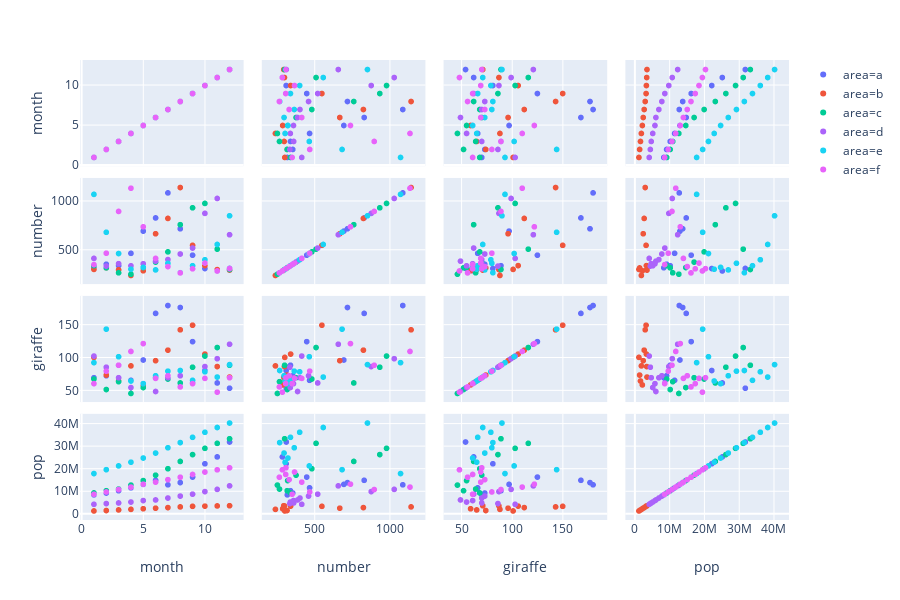

Notebook code for this chart:
### Code cell
px.scatter_matrix(dataset, dimensions=["giraffe", "number", "pop", "month"], color="area")

### Figure 1 — Plotly figure (JSON) as saved in the notebook; plotly's stock layout.template omitted (floating-point values rounded to 4 significant figures)
{"data": [{"dimensions": [{"axis": {"matches": true}, "label": "month", "values": [1, 2, 3, 4, 5, 6, 7, 8, 9, 10, 11, 12]}, {"axis": {"matches": true}, "label": "number", "values": [320, 356, 341, 468, 696, 831, 1088, 720, 449, 312, 287, 313]}, {"axis": {"matches": true}, "label": "giraffe", "values": [70, 73, 89, 66, 97, 168, 180, 177, 125, 81, 62, 54]}, {"axis": {"matches": true}, "label": "pop", "values": [8425333, 9240934, 10267083, 11537966, 13079460, 14880372, 12881816, 13867957, 16317921, 22227415, 25268405, 31889923]}], "legendgroup": "area=a", "marker": {"color": "#636efa", "symbol": "circle"}, "name": "area=a", "showlegend": true, "type": "splom", "uid": "eb459abf-42f6-44d0-bc18-0a25141c7f8b"}, {"dimensions": [{"axis": {"matches": true}, "label": "month", "values": [1, 2, 3, 4, 5, 6, 7, 8, 9, 10, 11, 12]}, {"axis": {"matches": true}, "label": "number", "values": [303, 318, 299, 241, 289, 669, 826, 1143, 550, 342, 301, 296]}, {"axis": {"matches": true}, "label": "giraffe", "values": [101, 74, 65, 88, 59, 96, 112, 143, 150, 106, 87, 71]}, {"axis": {"matches": true}, "label": "pop", "values": [1282697, 1476505, 1728137, 1984060, 2263554, 2509048, 2780097, 3075321, 3326498, 3428038, 3508512, 3600523]}], "legendgroup": "area=b", "marker": {"color": "#EF553B", "symbol": "circle"}, "name": "area=b", "showlegend": true, "type": "splom", "uid": "73ac68c2-4564-471b-ae03-1d8bc9744702"}, {"dimensions": [{"axis": {"matches": true}, "label": "month", "values": [1, 2, 3, 4, 5, 6, 7, 8, 9, 10, 11, 12]}, {"axis": {"matches": true}, "label": "number", "values": [341, 319, 268, 254, 322, 378, 483, 762, 935, 980, 511, 302]}, {"axis": {"matches": true}, "label": "giraffe", "values": [68, 52, 64, 46, 55, 70, 68, 62, 86, 103, 116, 89]}, {"axis": {"matches": true}, "label": "pop", "values": [9279525, 10270856, 11000948, 12760499, 14760787, 17152804, 20033753, 23254956, 26298373, 29072015, 31287142, 33333216]}], "legendgroup": "area=c", "marker": {"color": "#00cc96", "symbol": "circle"}, "name": "area=c", "showlegend": true, "type": "splom", "uid": "c220e0e4-3827-4cb6-97b1-2281e32b5257"}, {"dimensions": [{"axis": {"matches": true}, "label": "month", "values": [1, 2, 3, 4, 5, 6, 7, 8, 9, 10, 11, 12]}, {"axis": {"matches": true}, "label": "number", "values": [416, 337, 362, 340, 361, 388, 404, 461, 522, 878, 1031, 659]}, {"axis": {"matches": true}, "label": "giraffe", "values": [103, 86, 70, 55, 61, 49, 70, 73, 62, 87, 99, 121]}, {"axis": {"matches": true}, "label": "pop", "values": [4232095, 4561361, 4826015, 5247469, 5894858, 6162675, 7016384, 7874230, 8735988, 9875024, 10866106, 12420476]}], "legendgroup": "area=d", "marker": {"color": "#ab63fa", "symbol": "circle"}, "name": "area=d", "showlegend": true, "type": "splom", "uid": "09fae45e-5347-4f36-a9a8-c00658156b4e"}, {"dimensions": [{"axis": {"matches": true}, "label": "month", "values": [1, 2, 3, 4, 5, 6, 7, 8, 9, 10, 11, 12]}, {"axis": {"matches": true}, "label": "number", "values": [1073, 684, 466, 305, 324, 298, 366, 269, 341, 402, 559, 853]}, {"axis": {"matches": true}, "label": "giraffe", "values": [93, 144, 102, 65, 61, 73, 80, 81, 66, 79, 71, 90]}, {"axis": {"matches": true}, "label": "pop", "values": [17876956, 19610538, 21283783, 22934225, 24779799, 26983828, 29341374, 31620918, 33958947, 36203463, 38331121, 40301927]}], "legendgroup": "area=e", "marker": {"color": "#19d3f3", "symbol": "circle"}, "name": "area=e", "showlegend": true, "type": "splom", "uid": "86ff6246-ea6e-477b-ae29-039fe9175cac"}, {"dimensions": [{"axis": {"matches": true}, "label": "month", "values": [1, 2, 3, 4, 5, 6, 7, 8, 9, 10, 11, 12]}, {"axis": {"matches": true}, "label": "number", "values": [352, 469, 898, 1136, 740, 416, 332, 267, 309, 368, 287, 311]}, {"axis": {"matches": true}, "label": "giraffe", "values": [61, 80, 89, 110, 122, 69, 73, 56, 61, 69, 48, 70]}, {"axis": {"matches": true}, "label": "pop", "values": [8691212, 9712569, 10794968, 11872264, 13177000, 14074100, 15184200, 16257249, 17481977, 18565243, 19546792, 20434176]}], "legendgroup": "area=f", "marker": {"color": "#e763fa", "symbol": "circle"}, "name": "area=f", "showlegend": true, "type": "splom", "uid": "ecb4ed16-17de-4ef0-ae01-bbfac744a486"}], "layout": {"dragmode": "select", "height": 600, "legend": {"tracegroupgap": 0}, "margin": {"t": 60}}}
